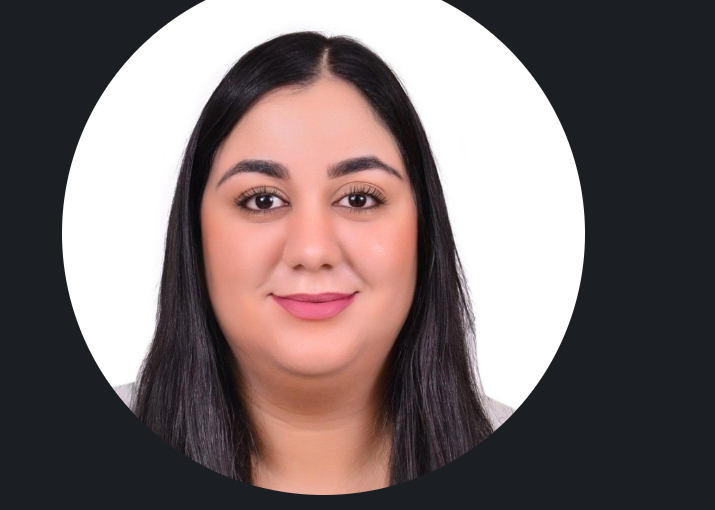
#> input picture scripts/photo-source.png, 715 x 510 px
$ python process-photo.py
#> lines starting #> are read from the running program, lines starting #| are printed output that depends on the picture; after the words box and inside, x2 and y2 are one past the last pixel; in counts of white or black regions, pixels touching at a corner belong together
"""Prépare le portrait du hero à partir de la photo source.

    python scripts/process-photo.py

Écrit `public/rania.webp` et `public/rania.png`.

La source `scripts/photo-source.png` est le portrait du CV : buste en tailleur
sur fond de studio gris clair uniforme, inscrit dans un cercle bordé d'un
anneau bleu marine tracé par la mise en page du CV.

Le traitement enchaîne quatre étapes : écarter l'anneau décoratif, détacher le
sujet du fond de studio, le recomposer sur un fond nuit avec un contre-jour
derrière la tête, puis l'éclairer en violet à gauche et en cyan à droite — les
couleurs du site. Le visage garde ses teintes naturelles ; la photo cesse de
ressembler à une vignette de CV posée sur une page sombre.

Dépendances : `pip install pillow numpy scipy`
"""

from PIL import Image, ImageEnhance, ImageFilter
from scipy import ndimage
import numpy as np
import os

HERE = os.path.dirname(os.path.abspath(__file__))
SRC = os.path.join(HERE, 'photo-source.png')
OUT_DIR = os.path.join(HERE, '..', 'public')

# Géométrie du portrait dans l'image source, relevée à la mesure. R est le rayon
# utile, pris juste à l'intérieur de l'anneau bleu marine pour l'exclure.
CX, CY, R = 154, 154, 144

# Niveau du fond de studio. Il sert de seuil de détourage et de couleur à
# retirer des pixels de bord ; ce fond est gris clair, pas blanc pur.
BACKDROP = 240.0

SS = 4            # suréchantillonnage du masque circulaire
OUTPUT = 576      # côté de l'image produite


def circle_alpha(size: int) -> Image.Image:
    """Masque circulaire anticrénelé, calculé en suréchantillonnage."""
    yy, xx = np.mgrid[0 : size * SS, 0 : size * SS]
    c = size * SS / 2.0 - 0.5
    r = size * SS / 2.0 - SS
    disc = ((xx - c) ** 2 + (yy - c) ** 2 <= r**2).astype(np.uint8) * 255
    return Image.fromarray(disc, 'L').resize((size, size), Image.LANCZOS)


def radial(size: int, cx: float, cy: float, radius: float) -> np.ndarray:
    """Champ radial dans [0,1] : 1 au centre, 0 au-delà du rayon."""
    yy, xx = np.mgrid[0:size, 0:size]
    d = np.sqrt((xx - cx) ** 2 + (yy - cy) ** 2) / radius
    return np.clip(1.0 - d, 0.0, 1.0) ** 1.6


def subject_alpha(rgb: np.ndarray, inside: np.ndarray) -> np.ndarray:
    """Opacité du sujet dans [0,1] : 0 sur le fond de studio, 1 sur le sujet.

    Le fond se reconnaît à deux traits simultanés : il est clair *et* neutre. Ce
    second critère est ce qui le sépare de la chemise, claire mais franchement
    bleue, et de la peau, claire mais chaude. Un seuil sur la seule clarté
    percerait l'une et l'autre.

    La neutralité vaut aussi dans les zones de fond enclavées — le triangle
    entre le bras replié et le buste — qu'une recherche par connexité depuis le
    bord du disque laisserait au contraire intactes.
    """
    lum = rgb.mean(axis=2)
    neutral = rgb.max(axis=2) - rgb.min(axis=2) < 14
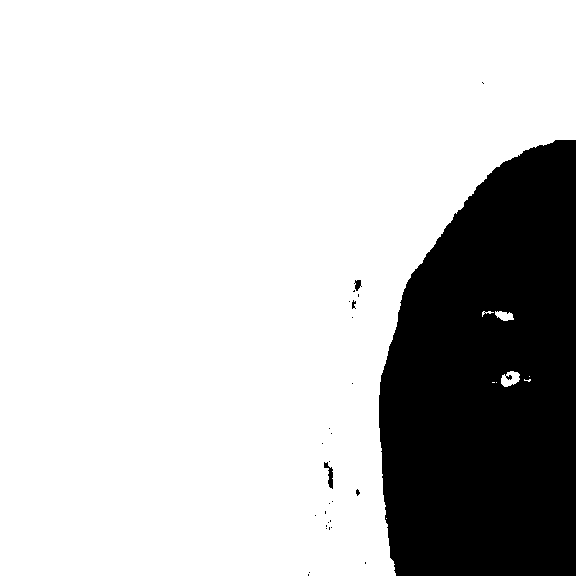
#> neutral: shape (576, 576) bool; 78.5% white; 28 black regions (24 under 20 px), largest, box (x1, y1, x2, y2) and area: (379, 140, 576, 576) 71031, (324, 462, 333, 489) 110, (354, 280, 362, 291) 53, (352, 300, 356, 309) 23
    candidate = (lum > BACKDROP - 14) & neutral & inside
#> candidate: shape (576, 576) bool; 33.4% white; 3 white regions (2 under 20 px), largest, box (x1, y1, x2, y2) and area: (105, 7, 483, 575) 110663

    # Ne retenir que les plages étendues : un pixel neutre clair isolé, sur une
    # dent ou un reflet d'œil, n'est pas du fond.
    labels, count = ndimage.label(candidate)
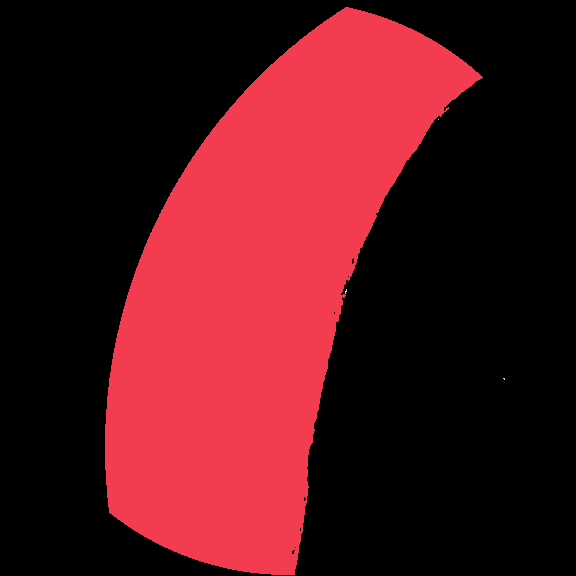
#> labels: shape (576, 576) int32; 5 distinct labels, from 0 to 4; one colour per label, 0 black
#> count = 4
    if count:
        sizes = np.bincount(labels.ravel())
#> sizes = [221109, 110657, 1, 6, 3]
        keep = {i for i in range(1, count + 1) if sizes[i] >= 30}
#> keep = 1 item
        background = np.isin(labels, list(keep))
#> background: shape (576, 576) bool; 33.4% white; 1 white region, box (x1, y1, x2, y2) and area: (105, 7, 483, 575) 110657
    else:
        background = np.zeros_like(candidate)

    # Les pixels du contour mélangent le sujet et le fond. Sur un tailleur bleu
    # marine, ce mélange donne un gris-bleu clair : le garder opaque trace un
    # liseré net sur le fond nuit, et estimer sa composition demanderait de
    # connaître la couleur du sujet en chaque point du bord.
    #
    # Plus simple et plus sûr : reculer la frontière à l'intérieur du sujet, de
    # sorte que seuls des pixels franchement intérieurs subsistent. Le flou qui
    # suit redonne un bord anticrénelé. On perd deux pixels de silhouette, ce
    # qui ne se voit pas ; l'érosion élimine au passage les îlots de bruit que
    # le filtrage par taille avait laissés dans le fond.
    subject = ~background & inside
#> subject: shape (576, 576) bool; 44.7% white; 9 white regions (7 under 20 px), largest, box (x1, y1, x2, y2) and area: (295, 78, 575, 575) 87283, (1, 1, 345, 512) 60825
    core = ndimage.binary_erosion(subject, iterations=6)
#> core: shape (576, 576) bool; 40.5% white; 2 white regions, box (x1, y1, x2, y2) and area: (302, 84, 569, 569) 80635, (7, 7, 332, 500) 53706
    alpha = ndimage.gaussian_filter(core.astype(np.float32), 1.6)

    alpha[~inside] = 0.0
#> alpha: shape (576, 576) float32; min 0, max 1, mean 0.405
    return np.clip(alpha, 0.0, 1.0)


def vignette(strength=0.34, radius=0.78):
    """Assombrissement progressif des bords, dans [1-strength, 1]."""
#> called with strength = 0.34, radius = 0.78
    yy, xx = np.mgrid[0:OUTPUT, 0:OUTPUT]
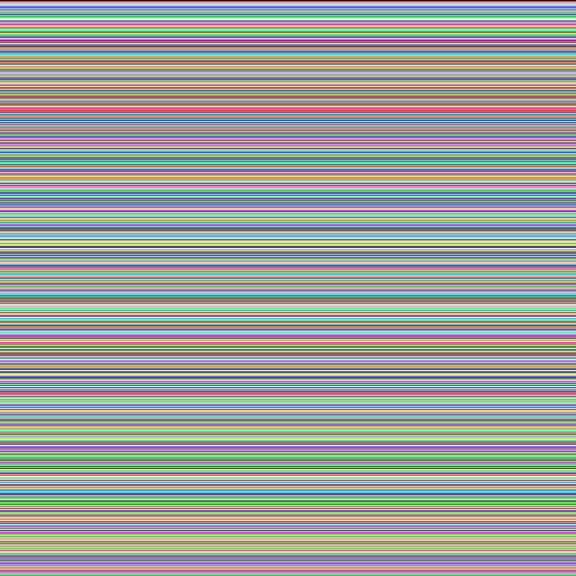
#> yy: shape (576, 576) int64; 576 distinct labels, from 0 to 575; one colour per label, 0 black
    c = OUTPUT / 2 - 0.5
    d = np.sqrt((xx - c) ** 2 + (yy - c) ** 2) / (OUTPUT / 2)
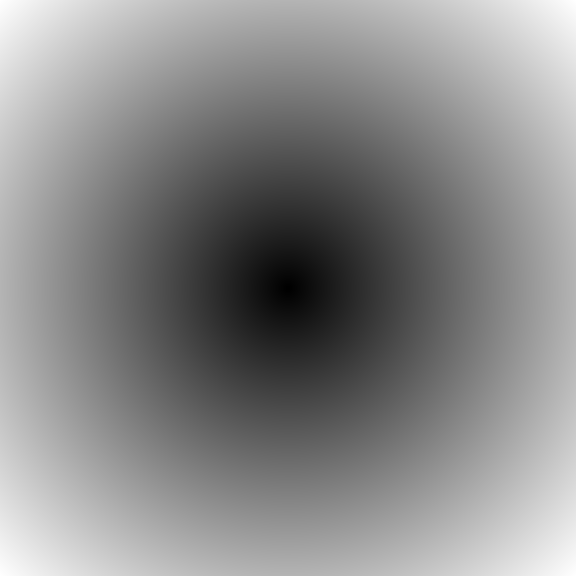
#> d: shape (576, 576) float64; min 0.00246, max 1.41, mean 0.765; drawn with min black and max white
    falloff = np.clip((d - radius) / (1 - radius), 0.0, 1.0) ** 1.5
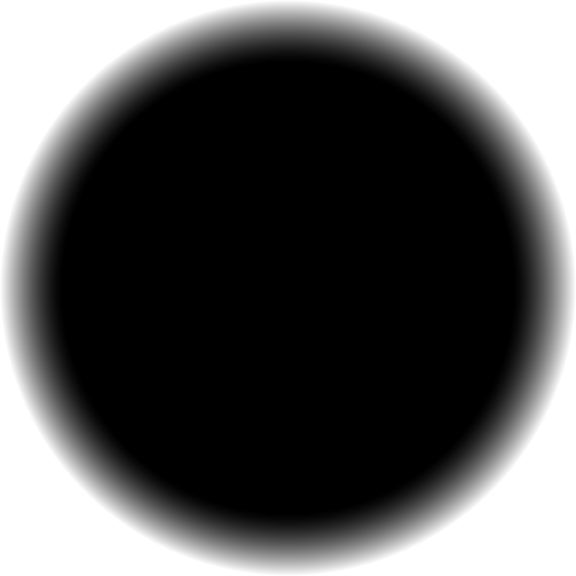
#> falloff: shape (576, 576) float64; min 0, max 1, mean 0.344
    return (1.0 - strength * falloff)[:, :, None]
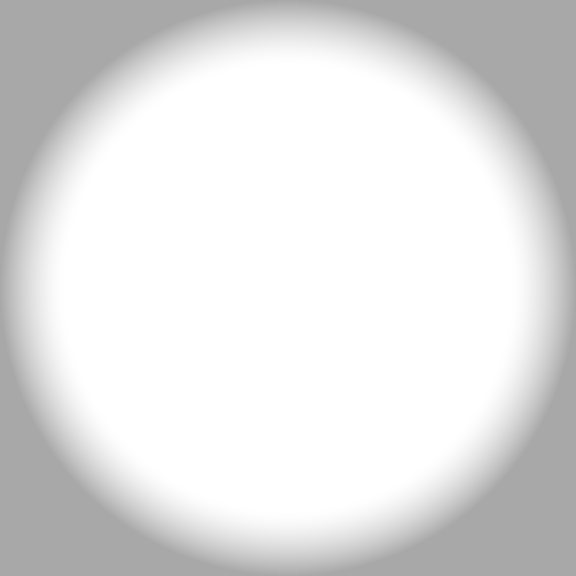
#> returned value: shape (576, 576, 1) float64; min 0.66, max 1, mean 0.883


def bicolor_light(rgb: np.ndarray) -> np.ndarray:
    """Éclaire le portrait en violet à gauche et en cyan à droite.

    La lumière est ajoutée en mode écran plutôt qu'additionnée : les tons moyens
    prennent la couleur sans que les hautes lumières brûlent.
    """
    ramp = np.linspace(-1.0, 1.0, OUTPUT, dtype=np.float32)[None, :, None]
    left = np.clip(-ramp, 0, 1) ** 1.7
    right = np.clip(ramp, 0, 1) ** 1.7

    violet = np.array([96, 62, 210], dtype=np.float32)
    cyan = np.array([24, 190, 220], dtype=np.float32)
    light = (violet * left + cyan * right) * 0.85

    screened = 255.0 - (255.0 - rgb) * (255.0 - light) / 255.0

    # Mélange avec l'original : l'effet reste lisible sans écraser les couleurs
    # naturelles de la peau.
    return rgb * 0.42 + screened * 0.58


def build_portrait() -> Image.Image:
    src = Image.open(SRC).convert('RGB')

    # Recadrage carré sur le disque utile, anneau décoratif exclu, puis mise à
    # l'échelle. La source du CV est petite : l'agrandissement est assumé, la
    # netteté est rattrapée au masque flou en fin de chaîne.
    crop = src.crop((CX - R, CY - R, CX + R, CY + R))
    crop = crop.resize((OUTPUT, OUTPUT), Image.LANCZOS)

    rgb = np.asarray(crop).astype(np.float32)
    inside = radial(OUTPUT, OUTPUT / 2 - 0.5, OUTPUT / 2 - 0.5, OUTPUT / 2 - 1) > 0

    alpha = subject_alpha(rgb, inside)

    # Fond de studio : nuit bleutée, éclaircie derrière la tête pour détacher
    # les cheveux sombres — l'équivalent d'un contre-jour.
    ramp = np.linspace(0, 1, OUTPUT, dtype=np.float32)[:, None, None]
    background = (
        np.array([26, 30, 58], dtype=np.float32) * (1 - ramp)
        + np.array([7, 9, 20], dtype=np.float32) * ramp
    )
    rim = radial(OUTPUT, OUTPUT * 0.5, OUTPUT * 0.30, OUTPUT * 0.44)[:, :, None]
    background = background + rim * np.array([92, 76, 168], dtype=np.float32)

    a = alpha[:, :, None]
    composed = rgb * a + background * (1 - a)
    composed = bicolor_light(composed) * vignette()

    img = Image.fromarray(np.clip(composed, 0, 255).astype(np.uint8), 'RGB')
    img = ImageEnhance.Contrast(img).enhance(1.08)
    img = ImageEnhance.Color(img).enhance(1.05)
    # Rayon et dose relevés : la source est agrandie, il faut redonner du mordant.
    img = img.filter(ImageFilter.UnsharpMask(radius=2.0, percent=78, threshold=2))

    out = img.convert('RGBA')
    out.putalpha(circle_alpha(OUTPUT))
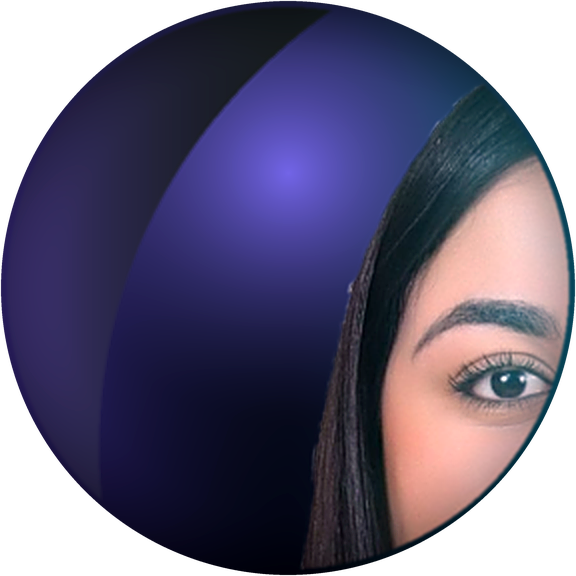
#> out: PIL image 576x576 RGBA; mean R, G, B, A 57, 55.3, 87.2, 198.9; transparent parts drawn white
    return out


def main():
    portrait = build_portrait()
    os.makedirs(OUT_DIR, exist_ok=True)

    portrait.save(os.path.join(OUT_DIR, 'rania.webp'), 'WEBP', quality=92, method=6)
    portrait.save(os.path.join(OUT_DIR, 'rania.png'), 'PNG', optimize=True)

    for name in ('rania.webp', 'rania.png'):
        path = os.path.join(OUT_DIR, name)
        print(f'{name}: {portrait.size[0]}x{portrait.size[1]}, {os.path.getsize(path) / 1024:.0f} Ko')


if __name__ == '__main__':
    main()
